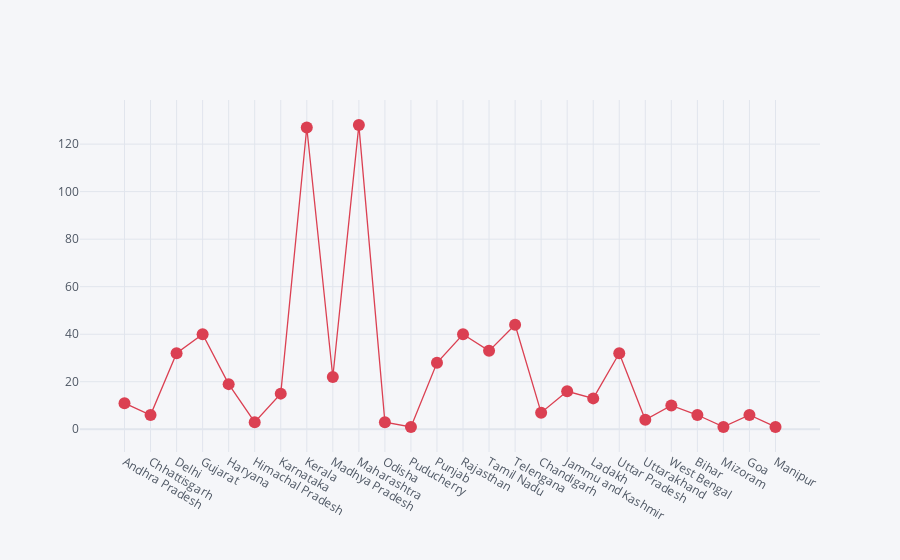

Notebook code cell kept with this figure:
### Code cell
df.iplot(kind='scatter',x='Name of State / UT',y="Active_Cases",mode="markers+lines",color="Red")

### Figure 1 — Plotly figure (JSON) as saved in the notebook; plotly's stock layout.template omitted (floating-point values rounded to 4 significant figures)
{"data": [{"line": {"color": "rgba(219, 64, 82, 1.0)", "dash": "solid", "shape": "linear", "width": 1.3}, "marker": {"size": 12, "symbol": "circle"}, "mode": "markers+lines", "name": "Active_Cases", "text": "", "type": "scatter", "x": ["Andhra Pradesh", "Chhattisgarh", "Delhi", "Gujarat", "Haryana", "Himachal Pradesh", "Karnataka", "Kerala", "Madhya Pradesh", "Maharashtra", "Odisha", "Puducherry", "Punjab", "Rajasthan", "Tamil Nadu", "Telengana", "Chandigarh", "Jammu and Kashmir", "Ladakh", "Uttar Pradesh", "Uttarakhand", "West Bengal", "Bihar", "Mizoram", "Goa", "Manipur"], "y": [11, 6, 32, 40, 19, 3, 15, 127, 22, 128, 3, 1, 28, 40, 33, 44, 7, 16, 13, 32, 4, 10, 6, 1, 6, 1]}], "layout": {"legend": {"bgcolor": "#F5F6F9", "font": {"color": "#4D5663"}}, "paper_bgcolor": "#F5F6F9", "plot_bgcolor": "#F5F6F9", "title": {"font": {"color": "#4D5663"}}, "xaxis": {"gridcolor": "#E1E5ED", "showgrid": true, "tickfont": {"color": "#4D5663"}, "title": {"font": {"color": "#4D5663"}, "text": ""}, "zerolinecolor": "#E1E5ED"}, "yaxis": {"gridcolor": "#E1E5ED", "showgrid": true, "tickfont": {"color": "#4D5663"}, "title": {"font": {"color": "#4D5663"}, "text": ""}, "zerolinecolor": "#E1E5ED"}}}
